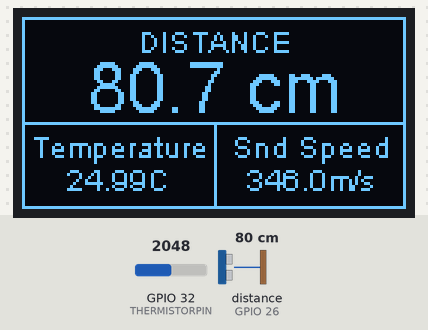
Bench run of a sketch on a simulated ESP32. On the bench: 128×64 one-colour display. Wiring (inferred from the names in the program): ultrasonic range finder: trigger GPIO 25; echo GPIO 26. The test bench sets the inputs (shaded band); at power-on: GPIO 32 (THERMISTORPIN) = 2048, distance to the obstacle (sensor on GPIO 26) 80 cm (analog values on the 0–4095 scale). The echo pulse lasts 58.3 µs per cm; what the sketch prints to the serial monitor is not drawn.

Above: at 1.2 s.
1.3 s: GPIO 32 (THERMISTORPIN) set to 3139
At 2.7 s:
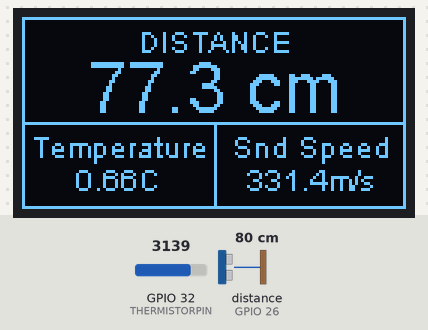
3.0 s: GPIO 32 (THERMISTORPIN) set to 3202
At 4.1 s:
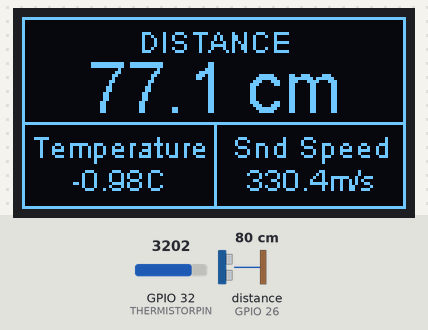
4.8 s: distance to the obstacle (sensor on GPIO 26) set to 2 cm
At 6.1 s:
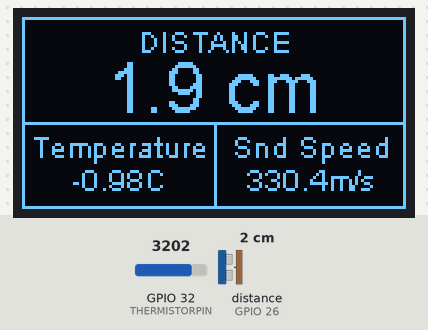
6.4 s: distance to the obstacle (sensor on GPIO 26) set to 4 cm
At 7.6 s:
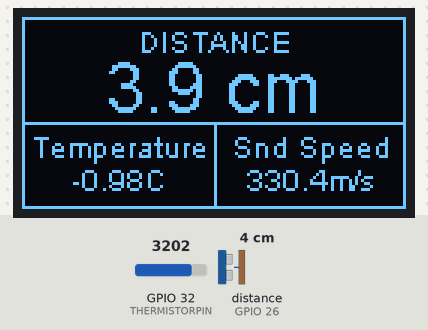
7.9 s: distance to the obstacle (sensor on GPIO 26) set to 9 cm
At 8.7 s:
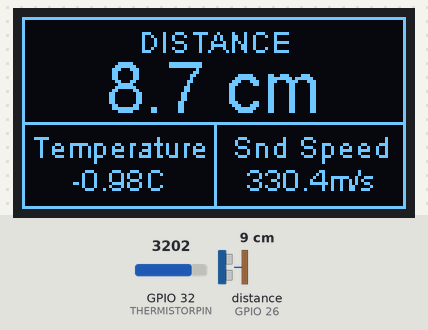
9.5 s: GPIO 32 (THERMISTORPIN) set to 2866
At 10.1 s:
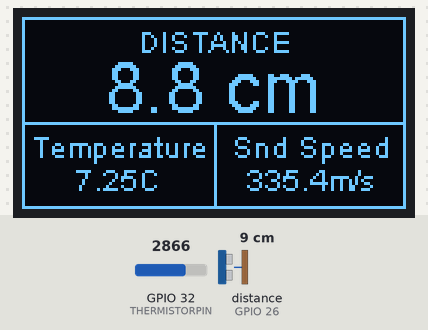
Timing chart, 0 to 12.3 s (numbered marks = the images above; inputs shaded):
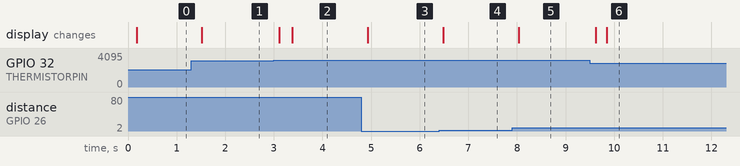

Measured:
- the behaviour switches between 3164 and 3165 on GPIO 32 (THERMISTORPIN) (found by bisection; images 1 and 2)
- after the input at 1.3 s, the display: changes after 0.21 s (image 1)
- after the input at 3.0 s, the display: first changes after 0.11 s (image 2 shows a later state)
- after the input at 4.8 s, the display: changes after 0.13 s (image 3)
- after the input at 6.4 s, the display: changes after 0.08 s (image 4)
- after the input at 7.9 s, the display: changes after 0.14 s (image 5)
- after the input at 9.5 s, the display: first changes after 0.12 s (image 6 shows a later state)

The sketch:

Ultrasonic.ino
```cpp
// Ultrasonic Sensor HC-SR04 With TTGO-T8
//
/*
    Name:       Ultrasonic.ino
    Created:	15/11/2561 10:13:17
    Author:     SOMKIAT\somkiat
*/

// Define User Types below here or use a .h file
//
#include <OLEDDisplayUi.h>
#include <OLEDDisplayFonts.h>
#include <OLEDDisplay.h>
#include <Wire.h>
#include <SH1106Wire.h>
#include <SH1106.h>

// Define Function Prototypes that use User Types below here or use a .h file
//

#ifdef __cplusplus
extern "C" {
#endif
	uint8_t temprature_sens_read();
#ifdef __cplusplus
}
#endif
uint8_t temprature_sens_read();

// Define Functions below here or use other .ino or cpp files
//

// Initialize the OLED display using Wire library
// SSD1306  display(0x3c, 5, 4);
SH1106 display(0x3c, 5, 4);//5,4 //D1,D2

// defines pins numbers
const int trigPin = 25;
const int echoPin = 26;

// defines variables
long duration;
float distance;
float temperature=29.0;
float v;

// Pins
#define THERMISTORPIN 32

// Series resistor value
#define SERIESRESISTOR 10000
// Number of samples to average
#define SAMPLERATE 10
// Nominal resistance at 25C
#define THERMISTORNOMINAL 10000
// Nominal temperature in degrees
#define TEMPERATURENOMINAL 25
// Beta coefficient
//B57861S103F40 NTC 10K B=3988 +-1%
#define BCOEFFICIENT 3988


float getTemp() {
	uint16_t thermalSamples[SAMPLERATE],tmp16;
	double average,kelvin, resistance, celsius;
	int i;

	// Collect SAMPLERATE (default 5) samples
		for (i = 0; i<SAMPLERATE; i++) {
			thermalSamples[i] = analogRead(THERMISTORPIN);
			delay(10);
		}

	// Calculate the average value of the samples
	tmp16 = 0;
	for (i = 0; i<SAMPLERATE; i++) {
		tmp16 += thermalSamples[i];
	}
	average = (double)tmp16/SAMPLERATE;

		// Convert to resistance
		resistance = (double)(4095 / average - 1);
		resistance = (double)(SERIESRESISTOR / resistance);


		/*
		* Use Steinhart equation (simplified B parameter equation) to convert resistance to kelvin
		* B param eq: T = 1/( 1/To + 1/B * ln(R/Ro) )
		* T  = Temperature in Kelvin
		* R  = Resistance measured
		* Ro = Resistance at nominal temperature
		* B  = Coefficent of the thermistor
		* To = Nominal temperature in kelvin
		*/
		kelvin = resistance / THERMISTORNOMINAL;                              // R/Ro
	kelvin = log(kelvin);                                                                   // ln(R/Ro)
	kelvin = (1.0 / BCOEFFICIENT) * kelvin;                                   // 1/B * ln(R/Ro)
	kelvin = (1.0 / (TEMPERATURENOMINAL + 273.15)) + kelvin;  // 1/To + 1/B * ln(R/Ro)
	kelvin = 1.0 / kelvin;	 // 1/( 1/To + 1/B * ln(R/Ro)
		// Convert Kelvin to Celsius
		celsius = kelvin - 273.15;

		// Send the value back to be displayed
		return (float)celsius;
}

float avgDistanceRead(uint16_t samples = 8) {
	float sum = 0.0F;
	int sampleErr = 0;
	long sumDuration = 0;
	// Calculating the speed of sound in temperature from v=331m/s +0.6m/s/C*T
	v = 331.0F + (float)(0.6*temperature);
	for (int x = 0; x<samples; x++) {
		// Clears the trigPin
		digitalWrite(trigPin, LOW);
		delayMicroseconds(2);
		// Sets the trigPin on HIGH state for 10 micro seconds
		digitalWrite(trigPin, HIGH);
		delayMicroseconds(10);
		digitalWrite(trigPin, LOW);
		// Reads the echoPin, returns the sound wave travel time in microseconds
		duration = pulseIn(echoPin, HIGH, 30000);
		if (duration > 0) {
			sumDuration += duration;
		}
		else {
			sampleErr++;
		}
	}
	// Calculating the distance
	sumDuration /= (samples-sampleErr);
	distance = (float)sumDuration*(v / 10000);
	distance /= 2;
	return distance;
}

// The setup() function runs once each time the micro-controller starts
void setup()
{
	analogReadResolution(12); //12 bits
	analogSetAttenuation(ADC_11db);  //For all pins
	//analogSetPinAttenuation(A18, ADC_0db); //0db attenuation on pin A18
	//analogSetPinAttenuation(A19, ADC_2_5db); //2.5db attenuation on pin A19
	//analogSetPinAttenuation(A6, ADC_6db); //6db attenuation on pin A6
	//analogSetPinAttenuation(A7, ADC_11db); //11db attenuation on pin A7

	pinMode(trigPin, OUTPUT); // Sets the trigPin as an Output
	pinMode(echoPin, INPUT); // Sets the echoPin as an Input

	Serial.begin(9600);
	Serial.println();

	// Initialising the UI will init the display too.
	display.init();

	display.flipScreenVertically();
	display.setFont(ArialMT_Plain_16);
}

// Add the main program code into the continuous loop() function
void loop()
{
	temperature= getTemp();
	distance = avgDistanceRead(SAMPLERATE);

	// Prints the distance on the Serial Monitor
	Serial.print("Distance: ");
	Serial.println(distance);

	display.clear();
	display.setTextAlignment(TEXT_ALIGN_CENTER);
	display.setFont(ArialMT_Plain_10);
	display.drawString(64, 2, "DISTANCE");
	display.drawString(32, 37, "Temperature");
	display.drawString(32, 48, String(temperature,2)+"C");
	display.drawString(96, 37, "Snd Speed");
	display.drawString(96, 48, String(v,1)+"m/s");
	display.setFont(ArialMT_Plain_24);
	display.drawRect(0, 0, 128, 64);
	display.drawLine(0, 35, 128, 35);
	display.drawLine(64, 35, 64, 64);
	if (distance >= 0) {
		display.drawString(64, 10, String(distance, 1) + " cm");
	}
	else {
		display.drawString(64, 10, "Error!");
	}
	display.display();
	delay(100);
}
```
